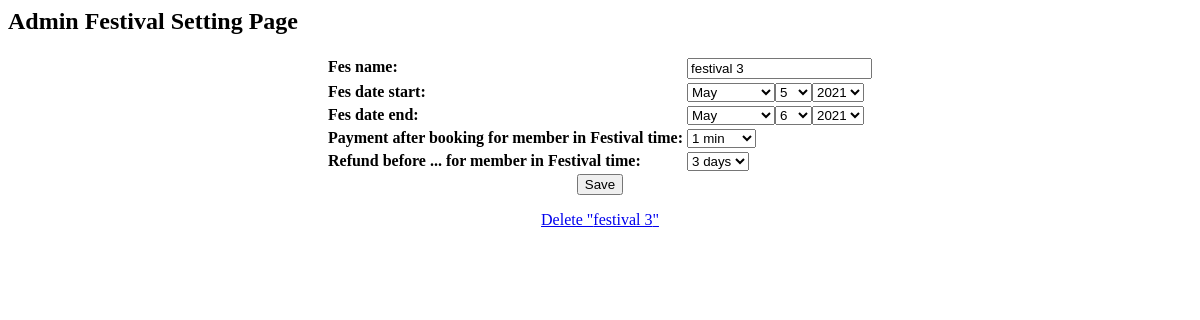
Page /adminsite/setting/festival/5/ (signed in) on the committed database.
### booking/models.py (models this page shows)
class FestivalInfo(models.Model):
    class Meta:
        db_table = 'bcb_festivalinfo'
    fes_name = models.CharField(max_length=100)
    fes_date_start = models.DateField(null=True)
    fes_date_end = models.DateField(null=True)
    payment_member_duration_fes = models.DurationField(null=True)
    refund_member_duration_fes = models.DurationField(null=True)

### adminsite/views.py (the view)
# urls.py: path('setting/festival/<pk>/', views.FestivalSettingDetail.as_view(), name='setting_festival_detail'),
class FestivalSettingDetail(PermissionRequiredMixin, UpdateView):
    permission_required = 'is_staff'
    login_url = '/adminsite/login/'
    form_class = form.FestivalForm
    model = FestivalInfo
    template_name = 'adminsite/setting_festival_detail.html'
    success_url = '/adminsite/setting/festival/'

### adminsite/form.py
class FestivalForm(forms.ModelForm):
    class Meta:
        model = FestivalInfo
        fields = ('__all__')
        widgets = {
            'fes_date_start': forms.SelectDateWidget(),
            'fes_date_end': forms.SelectDateWidget(),
        }
    payment_member_duration_fes = forms.ChoiceField(
        choices=[
            (timedelta(minutes=1), "1 min"),
            (timedelta(minutes=3), "3 mins"),
            (timedelta(minutes=5), "5 mins"),
            (timedelta(minutes=10), "10 mins"),
            (timedelta(minutes=30), "30 mins"),
            (timedelta(hours=1), "1 hour"),
            (timedelta(days=1), "1 day"),
        ],
        label='Payment after booking for member in Festival time'
    )
    refund_member_duration_fes = forms.ChoiceField(
        choices=[
            (timedelta(days=1), "1 day"),
            (timedelta(days=3), "3 days"),
            (timedelta(days=5), "5 day"),
            (timedelta(days=7), "7 days"),
        ],
        label='Refund before ... for member in Festival time'
    )

### func/disable.py (called while the page is built)
    def process_request(self, request):
        setattr(request, '_dont_enforce_csrf_checks', True)

### template/adminsite/setting_festival_detail.html (shortened to what this page needs)
{% extends 'adminsite/base_admin.html' %}
{% block content %}
<h2>Admin Festival Setting Page</h2>
<form method="post">
    <table class='center'>
    {{ form.as_table }}
    </table>
    <input type="submit" value="Save">
</form>
{% if form.fes_name.value is not None %}
<center/>
<a href="{% url 'setting_festival_delete' pk=object.id %}">
    Delete "{{ form.fes_name.value }}"
</a>
{% endif %}
{% endblock %}

### template/adminsite/base_admin.html (style rules this page uses)
form { text-align: center; }
table.center { width: auto; margin-left:auto; margin-right:auto; text-align: center; }
tr { vertical-align: top; text-align: left; }

### rows in the picture
FestivalInfo: fes_name "festival 3", payment_member_duration_fes "1 min", refund_member_duration_fes "3 days", fes_name.value "festival 3"
